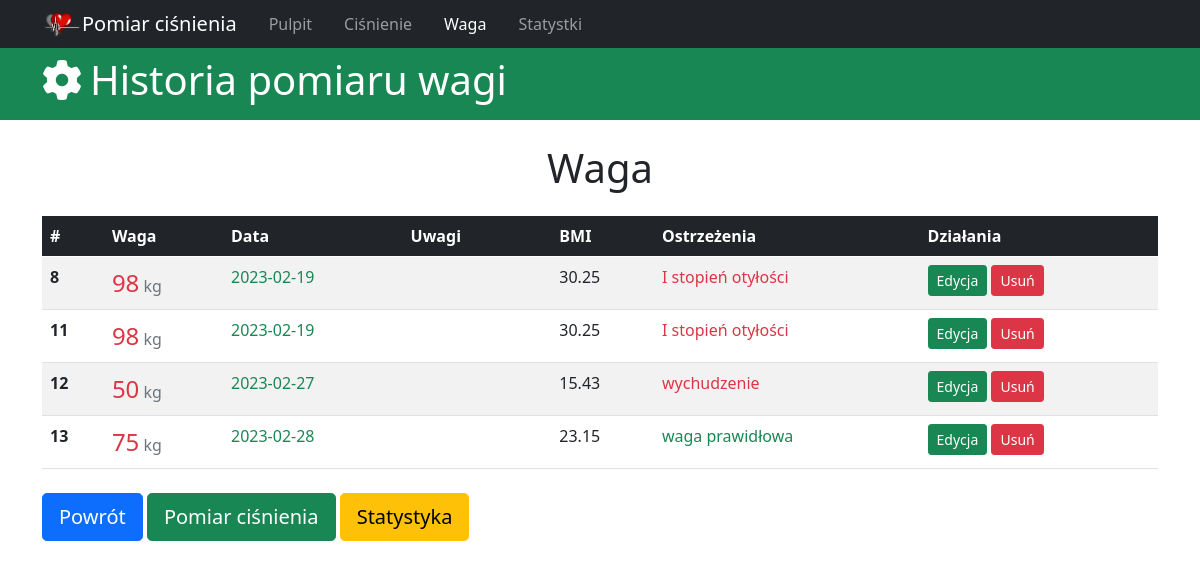
Page /weight_history on the earlier database version.
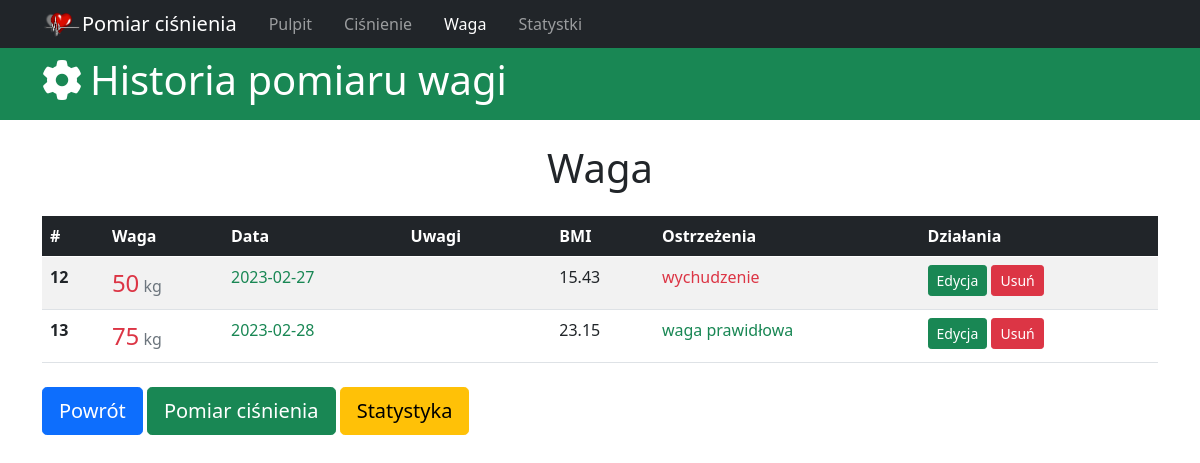
Same page on the later database version.
### tables this page shows
CREATE TABLE weights
(
id integer PRIMARY KEY AUTOINCREMENT,
weight int,
date_of_weight DATE,
comments text
, time_of_day text);

### app.py (the view)
@app.route('/weight_history')
def weight_history():
  db = get_db()
  sql_command = 'SELECT id, weight, date_of_weight, comments, round((weight/(1.8*1.8)),2) AS BMI FROM weights;'
  cur = db.execute(sql_command)
  weights = cur.fetchall()
  db.commit()
  return render_template('waga.html', active_menu='weight_history', weights=weights)

### app.py (called while the page is built)
def get_db():
  if not hasattr(g, 'sqlite_db'):
    conn = sqlite3.connect(app_info['db_file'])
    conn.row_factory = sqlite3.Row
    g.sqlite_db = conn
  return g.sqlite_db

### templates/waga.html (shortened to what this page needs)
{% extends 'base.html' %} {% block content %}
<header>
  <div id="main-header" class="py-2 bg-success text-white">
    <div class="container">
      <div class="row">
        <div class="col-md-6">
          <h1><i class="fas fa-cog pe-2"></i>Historia pomiaru wagi</h1>
        </div>
      </div>
    </div>
  </div>
</header>
<div class="container">
  <h1 class="text-center mt-4">Waga</h1>
  <table class="table table-striped table-hover mt-4">
    <thead class="table-dark">
      <tr>
        <th scope="col">#</th>
        <th scope="col">Waga</th>
        <th scope="col">Data</th>
        <th scope="col">Uwagi</th>
        <th scope="col"></th>
        <th scope="col">BMI</th>
        <th scope="col">Ostrzeżenia</th>
        <th scope="col">Działania</th>
      </tr>
    </thead>
    <tbody>
      {% for weight in weights %}
      <tr>
        <th scope="row">{{weight.id}}</th>
        <td>
          <span class="fs-4 text-danger">{{weight.weight}}</span>
          <span class="text-muted">kg</span>
        </td>
        <td>
          <span class="text-success">{{weight.date_of_weight}}</span>
        </td>
        <td>{{weight.comments}}</td>
        <td>
        </td>
        <td>{{weight.bmi}}</td>
        {% if weight.bmi <= 16.99 %}
        <td class="text-danger">wychudzenie</td>
        {% elif weight.bmi >= 17 and weight.bmi <= 18.49 %}
        <td class="text-warning">niedowaga</td>
        {% elif weight.bmi >= 18.5 and weight.bmi <= 24.99 %}
        <td class="text-success">waga prawidłowa</td>
        {% elif weight.bmi >= 25 and weight.bmi <= 29.9 %}
        <td class="text-warning">nadwaga</td>
        {% elif weight.bmi >= 30 and weight.bmi <= 34.99 %}
        <td class="text-danger">I stopień otyłości</td>
        {% else %}
        <td class="text-danger">otyłość</td>
        {% endif %}
        <td>
          <a href="#" class="btn btn-success btn-sm">Edycja</a>
          <a
            type="button"
            class="btn btn-danger btn-sm delete-confirm"
            data-bs-toggle="modal"
            data-bs-target="#confirmDeleteModal"
            data-desc="{{'Czy usunąć wagę {} z dnia {}?'.format(weight.weight, weight.date_of_weight)}}"
            data-url="{{url_for('delete_weight', weight_id=weight.id)}}"
          >
            Usuń
          </a>
        </td>
      </tr>
      {% endfor %}
    </tbody>
  </table>
  <div class="row">
    <div class="col-sm">
      <a href="{{url_for('index')}}" class="btn btn-primary btn-lg mt-2"
        >Powrót</a
      >
      <a
        href="{{url_for('pressure_history')}}"
        class="btn btn-success btn-lg mt-2"
        >Pomiar ciśnienia</a
      >
      <a href="#" class="btn btn-warning btn-lg mt-2">Statystyka</a>
    </div>
  </div>
</div>
{% endblock %}

### templates/base.html (shortened to what this page needs)
<!DOCTYPE html>
<html lang="pl">
  <head>
    <link
      href="https://cdn.jsdelivr.net/npm/bootstrap@5.0.2/dist/css/bootstrap.min.css"
      rel="stylesheet"
    />
    <link rel="stylesheet" href="{{url_for('static', filename='style.css')}}" />
  </head>
  <body>
    {% include 'menu.html' %} {% block content %}{% endblock %}
  </body>
</html>

### templates/menu.html (shortened to what this page needs)
<nav class="navbar navbar-expand-sm navbar-dark bg-dark p-1">
  <div class="container">
    <a class="navbar-brand" href="{{url_for('index')}}"
      ><img src="{{url_for('static', filename='heart_sm.png')}}" alt="" />Pomiar
      ciśnienia</a
    >
    <div class="collapse navbar-collapse" id="navbarNav">
      <ul class="navbar-nav">
        <li class="nav-item px-2">
          <a
            class="nav-link {{'active' if active_menu=='home'}}"
            aria-current="page"
            href="{{url_for('index')}}"
            >Pulpit</a
          >
        </li>
        <li class="nav-item px-2">
          <a
            class="nav-link {{'active' if active_menu=='pressure_history'}}"
            href="{{url_for('pressure_history')}}"
            >Ciśnienie</a
          >
        </li>
        <li class="nav-item px-2">
          <a
            class="nav-link {{'active' if active_menu=='weight_history'}}"
            href="{{url_for('weight_history')}}"
            >Waga</a
          >
        </li>
        <li class="nav-item px-2">
          <a href="#" class="nav-link">Statystki</a>
        </li>
      </ul>
    </div>
  </div>
</nav>

### static/style.css (style rules this page uses)
.container { max-width: 1140px; }

Differences in the rows shown:
removed weights: id "8", weight "98", date_of_weight "2023-02-19", bmi "30.25", shows "I stopień otyłości"
removed weights: id "11", weight "98", date_of_weight "2023-02-19", bmi "30.25", shows "I stopień otyłości"
